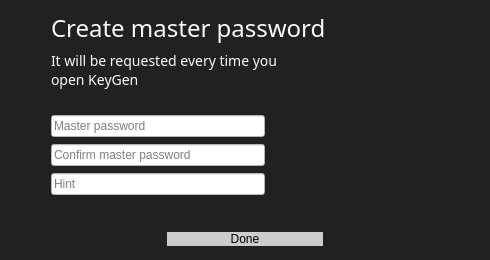
<?xml version="1.0" encoding="UTF-8"?>
<ui version="4.0">
 <class>Dialog</class>
 <widget class="QDialog" name="Dialog">
  <property name="geometry">
   <rect>
    <x>0</x>
    <y>0</y>
    <width>490</width>
    <height>260</height>
   </rect>
  </property>
  <property name="windowTitle">
   <string>Dialog</string>
  </property>
  <property name="styleSheet">
   <string notr="true">QWidget {
	background-color: #212121;
}</string>
  </property>
  <layout class="QVBoxLayout" name="verticalLayout_2">
   <item>
    <layout class="QVBoxLayout" name="verticalLayout" stretch="0,0,20,0,1,0,1,0,30,0">
     <item>
      <layout class="QHBoxLayout" name="horizontalLayout" stretch="0,0,1">
       <item>
        <spacer name="horizontalSpacer">
         <property name="orientation">
          <enum>Qt::Horizontal</enum>
         </property>
         <property name="sizeHint" stdset="0">
          <size>
           <width>40</width>
           <height>20</height>
          </size>
         </property>
        </spacer>
       </item>
       <item>
        <widget class="QLabel" name="label">
         <property name="styleSheet">
          <string notr="true">QLabel {
	color: #fafafa;
	font-family: quicksand;
	font-size: 24px;
}</string>
         </property>
         <property name="text">
          <string>Create master password</string>
         </property>
        </widget>
       </item>
       <item>
        <spacer name="horizontalSpacer_2">
         <property name="orientation">
          <enum>Qt::Horizontal</enum>
         </property>
         <property name="sizeHint" stdset="0">
          <size>
           <width>40</width>
           <height>20</height>
          </size>
         </property>
        </spacer>
       </item>
      </layout>
     </item>
     <item>
      <layout class="QHBoxLayout" name="horizontalLayout_2" stretch="0,0,1">
       <item>
        <spacer name="horizontalSpacer_3">
         <property name="orientation">
          <enum>Qt::Horizontal</enum>
         </property>
         <property name="sizeHint" stdset="0">
          <size>
           <width>40</width>
           <height>20</height>
          </size>
         </property>
        </spacer>
       </item>
       <item>
        <widget class="QLabel" name="label_2">
         <property name="styleSheet">
          <string notr="true">QLabel {
	color: #fafafa;
	font-family: quicksand;
	font-size: 14px;
}</string>
         </property>
         <property name="text">
          <string>It will be requested every time you 
open KeyGen</string>
         </property>
        </widget>
       </item>
       <item>
        <spacer name="horizontalSpacer_4">
         <property name="orientation">
          <enum>Qt::Horizontal</enum>
         </property>
         <property name="sizeHint" stdset="0">
          <size>
           <width>40</width>
           <height>20</height>
          </size>
         </property>
        </spacer>
       </item>
      </layout>
     </item>
     <item>
      <spacer name="verticalSpacer_2">
       <property name="orientation">
        <enum>Qt::Vertical</enum>
       </property>
       <property name="sizeHint" stdset="0">
        <size>
         <width>20</width>
         <height>40</height>
        </size>
       </property>
      </spacer>
     </item>
     <item>
      <layout class="QHBoxLayout" name="horizontalLayout_3" stretch="0,1,1">
       <item>
        <spacer name="horizontalSpacer_5">
         <property name="orientation">
          <enum>Qt::Horizontal</enum>
         </property>
         <property name="sizeHint" stdset="0">
          <size>
           <width>40</width>
           <height>20</height>
          </size>
         </property>
        </spacer>
       </item>
       <item>
        <widget class="QLineEdit" name="masterPasswordEdit">
         <property name="styleSheet">
          <string notr="true">QLineEdit {
	background-color: #FFFFFF;
	font-family: url(:/fonts/sourceSansPro.ttf);
	font-size: 12px;
}</string>
         </property>
         <property name="echoMode">
          <enum>QLineEdit::Password</enum>
         </property>
         <property name="placeholderText">
          <string>Master password</string>
         </property>
        </widget>
       </item>
       <item>
        <spacer name="horizontalSpacer_6">
         <property name="orientation">
          <enum>Qt::Horizontal</enum>
         </property>
         <property name="sizeHint" stdset="0">
          <size>
           <width>40</width>
           <height>20</height>
          </size>
         </property>
        </spacer>
       </item>
      </layout>
     </item>
     <item>
      <spacer name="verticalSpacer_3">
       <property name="orientation">
        <enum>Qt::Vertical</enum>
       </property>
       <property name="sizeHint" stdset="0">
        <size>
         <width>20</width>
         <height>40</height>
        </size>
       </property>
      </spacer>
     </item>
     <item>
      <layout class="QHBoxLayout" name="horizontalLayout_4" stretch="0,1,1">
       <item>
        <spacer name="horizontalSpacer_7">
         <property name="orientation">
          <enum>Qt::Horizontal</enum>
         </property>
         <property name="sizeHint" stdset="0">
          <size>
           <width>40</width>
           <height>20</height>
          </size>
         </property>
        </spacer>
       </item>
       <item>
        <widget class="QLineEdit" name="confirmMasterPasswordEdit">
         <property name="styleSheet">
          <string notr="true">QLineEdit {
	background-color: #FFFFFF;
	font-family: url(:/fonts/sourceSansPro.ttf);
	font-size: 12px;
}</string>
         </property>
         <property name="echoMode">
          <enum>QLineEdit::Password</enum>
         </property>
         <property name="placeholderText">
          <string>Confirm master password</string>
         </property>
        </widget>
       </item>
       <item>
        <spacer name="horizontalSpacer_8">
         <property name="orientation">
          <enum>Qt::Horizontal</enum>
         </property>
         <property name="sizeHint" stdset="0">
          <size>
           <width>40</width>
           <height>20</height>
          </size>
         </property>
        </spacer>
       </item>
      </layout>
     </item>
     <item>
      <spacer name="verticalSpacer_4">
       <property name="orientation">
        <enum>Qt::Vertical</enum>
       </property>
       <property name="sizeHint" stdset="0">
        <size>
         <width>20</width>
         <height>40</height>
        </size>
       </property>
      </spacer>
     </item>
     <item>
      <layout class="QHBoxLayout" name="horizontalLayout_5" stretch="0,1,1">
       <item>
        <spacer name="horizontalSpacer_9">
         <property name="orientation">
          <enum>Qt::Horizontal</enum>
         </property>
         <property name="sizeHint" stdset="0">
          <size>
           <width>40</width>
           <height>20</height>
          </size>
         </property>
        </spacer>
       </item>
       <item>
        <widget class="QLineEdit" name="hintEdit">
         <property name="styleSheet">
          <string notr="true">QLineEdit {
	background-color: #FFFFFF;
	font-family: url(:/fonts/sourceSansPro.ttf);
	font-size: 12px;
}</string>
         </property>
         <property name="placeholderText">
          <string>Hint</string>
         </property>
        </widget>
       </item>
       <item>
        <spacer name="horizontalSpacer_10">
         <property name="orientation">
          <enum>Qt::Horizontal</enum>
         </property>
         <property name="sizeHint" stdset="0">
          <size>
           <width>40</width>
           <height>20</height>
          </size>
         </property>
        </spacer>
       </item>
      </layout>
     </item>
     <item>
      <spacer name="verticalSpacer_5">
       <property name="orientation">
        <enum>Qt::Vertical</enum>
       </property>
       <property name="sizeHint" stdset="0">
        <size>
         <width>20</width>
         <height>40</height>
        </size>
       </property>
      </spacer>
     </item>
     <item>
      <layout class="QHBoxLayout" name="horizontalLayout_6" stretch="1,1,1">
       <item>
        <spacer name="horizontalSpacer_11">
         <property name="orientation">
          <enum>Qt::Horizontal</enum>
         </property>
         <property name="sizeHint" stdset="0">
          <size>
           <width>40</width>
           <height>20</height>
          </size>
         </property>
        </spacer>
       </item>
       <item>
        <widget class="QPushButton" name="pushButton">
         <property name="styleSheet">
          <string notr="true">QPushButton {
	background-color: #cccccc;
	border: none;
}</string>
         </property>
         <property name="text">
          <string>Done</string>
         </property>
         <property name="flat">
          <bool>false</bool>
         </property>
        </widget>
       </item>
       <item>
        <spacer name="horizontalSpacer_12">
         <property name="orientation">
          <enum>Qt::Horizontal</enum>
         </property>
         <property name="sizeHint" stdset="0">
          <size>
           <width>40</width>
           <height>20</height>
          </size>
         </property>
        </spacer>
       </item>
      </layout>
     </item>
    </layout>
   </item>
  </layout>
 </widget>
 <resources>
  <include location="../resources.qrc"/>
 </resources>
 <connections/>
</ui>
